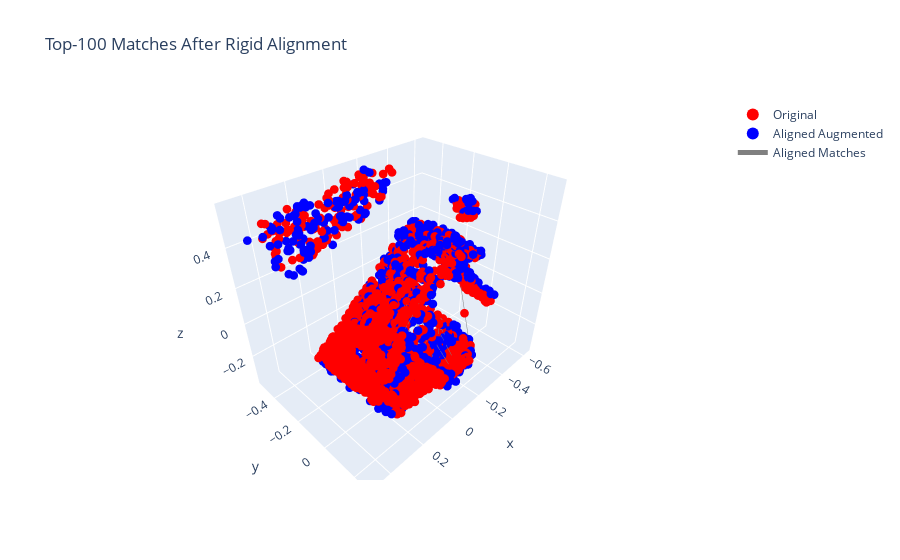

Source (notebook cell):
### Code cell
from scipy.spatial.transform import Rotation as R
from sklearn.utils import check_array

def rigid_alignment(src, tgt):
    # Kabsch algorithm: estimate rotation + translation
    src_mean = np.mean(src, axis=0)
    tgt_mean = np.mean(tgt, axis=0)
    src_centered = src - src_mean
    tgt_centered = tgt - tgt_mean

    H = src_centered.T @ tgt_centered
    U, _, Vt = np.linalg.svd(H)
    R_est = Vt.T @ U.T
    if np.linalg.det(R_est) < 0:
        Vt[-1, :] *= -1
        R_est = Vt.T @ U.T
    t_est = tgt_mean - R_est @ src_mean
    return R_est, t_est

# Extract correspondences
src_corr = coords1[top_k_idx]
tgt_corr = coords2[top_idx[top_k_idx]]

# Compute rigid alignment (rotation + translation)
R_est, t_est = rigid_alignment(tgt_corr, src_corr)

# Apply transformation to the entire augmented cloud
coords2_rigid_aligned = (coords2 @ R_est.T) + t_est

# Offset the aligned cloud for side-by-side view
coords2_aligned_offset = coords2_rigid_aligned.copy()
# coords2_aligned_offset[:, 0] += 2

# Plot aligned result
fig = go.Figure()
fig.add_trace(go.Scatter3d(x=coords1[:, 0], y=coords1[:, 1], z=coords1[:, 2],
    mode='markers', marker=dict(size=3, color='red'), name='Original'))
fig.add_trace(go.Scatter3d(x=coords2_aligned_offset[:, 0], y=coords2_aligned_offset[:, 1], z=coords2_aligned_offset[:, 2],
    mode='markers', marker=dict(size=3, color='blue'), name='Aligned Augmented'))

# Re-draw correspondence lines
lines_x, lines_y, lines_z = [], [], []
for idx in top_k_idx:
    p1 = coords1[idx]
    p2 = coords2_aligned_offset[top_idx[idx]]
    lines_x += [p1[0], p2[0], None]
    lines_y += [p1[1], p2[1], None]
    lines_z += [p1[2], p2[2], None]

fig.add_trace(go.Scatter3d(x=lines_x, y=lines_y, z=lines_z,
    mode='lines', line=dict(color='gray', width=1), name='Aligned Matches'))

fig.update_layout(title=f"Top-{k} Matches After Rigid Alignment",
    scene=dict(aspectmode='data'), legend=dict(itemsizing='constant'))
fig.show()

### Figure 1 — Plotly figure (JSON) as saved in the notebook; plotly's stock layout.template omitted (floating-point values rounded to 4 significant figures; data arrays with more than 128 entries replaced by an {"elided": "..."} marker saying what was removed)
{"data": [{"marker": {"color": "red", "size": 3}, "mode": "markers", "name": "Original", "type": "scatter3d", "x": {"elided": "2048 float values"}, "y": {"elided": "2048 float values"}, "z": {"elided": "2048 float values"}}, {"marker": {"color": "blue", "size": 3}, "mode": "markers", "name": "Aligned Augmented", "type": "scatter3d", "x": {"elided": "2048 float values"}, "y": {"elided": "2048 float values"}, "z": {"elided": "2048 float values"}}, {"line": {"color": "gray", "width": 1}, "mode": "lines", "name": "Aligned Matches", "type": "scatter3d", "x": {"elided": "300 float values"}, "y": {"elided": "300 float values"}, "z": {"elided": "300 float values"}}], "layout": {"legend": {"itemsizing": "constant"}, "scene": {"aspectmode": "data"}, "title": {"text": "Top-100 Matches After Rigid Alignment"}}}
